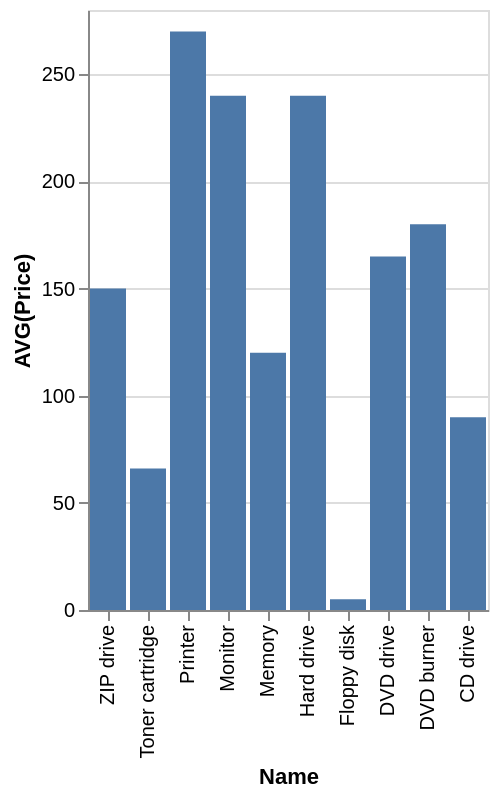

Write a Vega-Lite specification for this figure.
### Vega-Lite specification from a JSON file in a GitHub repository (floating-point values rounded to 4 significant figures)
{"data": {"values": [{"x_data": "ZIP drive", "y_data": 150}, {"x_data": "Toner cartridge", "y_data": 66}, {"x_data": "Printer", "y_data": 270}, {"x_data": "Monitor", "y_data": 240}, {"x_data": "Memory", "y_data": 120}, {"x_data": "Hard drive", "y_data": 240}, {"x_data": "Floppy disk", "y_data": 5}, {"x_data": "DVD drive", "y_data": 165}, {"x_data": "DVD burner", "y_data": 180}, {"x_data": "CD drive", "y_data": 90}]}, "mark": "bar", "encoding": {"x": {"field": "x_data", "type": "nominal", "title": "Name", "sort": "descending"}, "y": {"field": "y_data", "type": "quantitative", "title": "AVG(Price)"}}}
